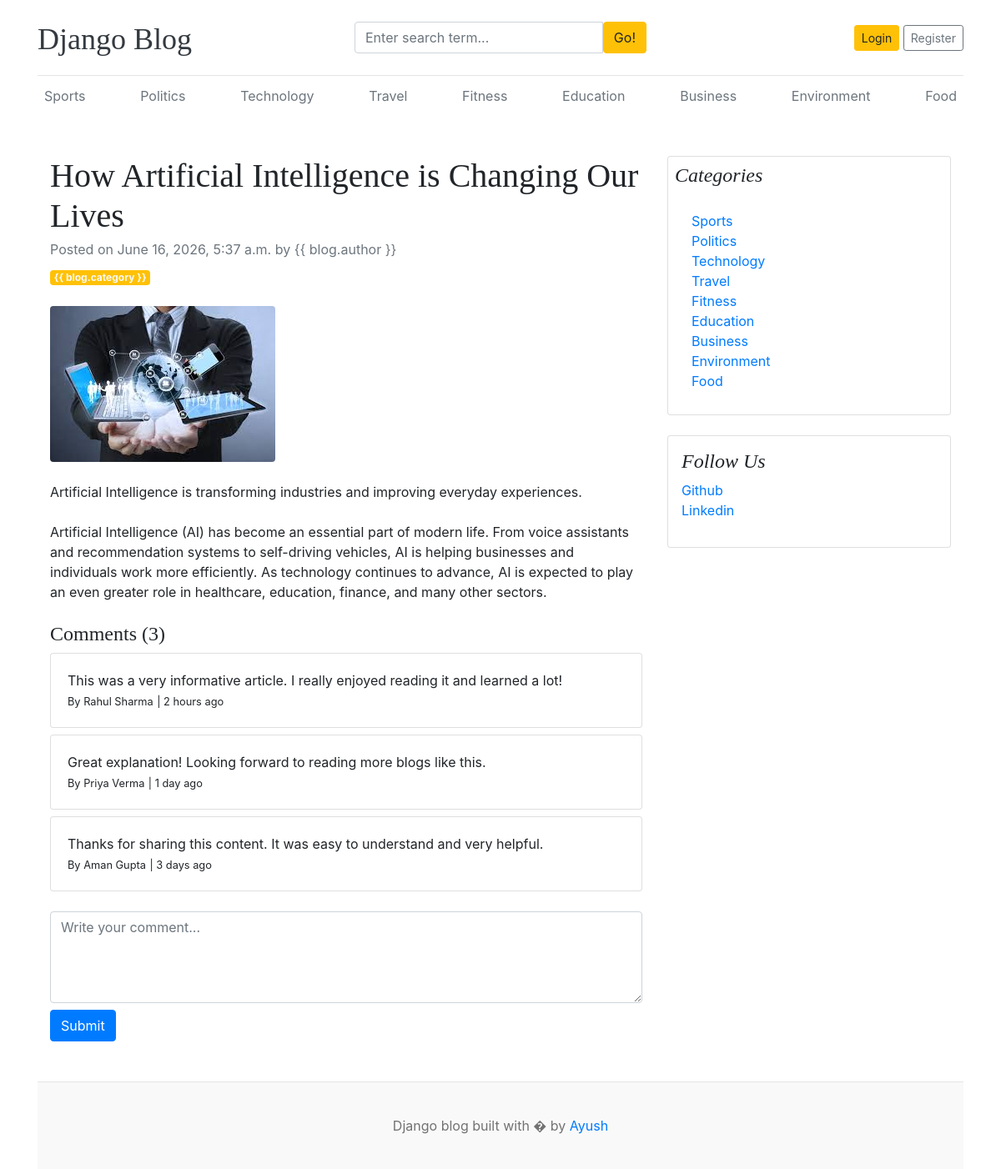
The page /blog/how-artificial-intelligence-is-changing-our-lives/ on the database its author committed.
### blogs/models.py (models this page shows, shortened)
class Category(models.Model):
    category_name = models.CharField(max_length=50,unique=True)
    created_at = models.DateTimeField(auto_now_add=True)
    updated_at = models.DateTimeField(auto_now=True)
    class Meta:
        verbose_name_plural = 'Categories'

class Blog(models.Model):
    title = models.CharField(max_length=100)
    slug = models.SlugField(max_length=150,unique=True,blank=True)
    category = models.ForeignKey(Category,on_delete=models.CASCADE)
    author = models.ForeignKey(User,on_delete=models.CASCADE)
    featured_image = models.ImageField(upload_to='uploads/%Y/%m/%d/')
    short_description = models.CharField(max_length=200)
    blog_body = models.TextField()
    status = models.CharField(choices=Status_Choices,default="draft")
    is_featured = models.BooleanField(default=False)
    created_at = models.DateTimeField(auto_now_add=True)
    updated_at = models.DateTimeField(auto_now=True)

### assignments/models.py (models this page shows, shortened)
class SocialLink(models.Model):
    platform = models.CharField(max_length=25)
    link = models.URLField(max_length=100)
    created_at = models.DateTimeField(auto_now_add=True)
    updated_at = models.DateTimeField(auto_now=True)

### blogs/views.py (the view)
# urls.py: path('<slug:slug>/',views.blog_detail,name='blog_detail'),
def blog_detail(request,slug):
    blog=get_object_or_404(Blog,slug=slug,status='published')
    context={
        'blog':blog,
    }
    return render(request,'blog_detail.html',context)

### blogs/context_processors.py (called while the page is built)
def get_categories(request):
    categories = Category.objects.all()
    return dict(categories=categories)

def get_social_links(request):
    social_links = SocialLink.objects.all()
    return dict(social_links=social_links)

### templates/blog_detail.html
{% extends 'base.html' %}
{% block content %}
<div class="container mt-5">
      <div class="row">
            <div class="col-lg-8">
                  <article>
                        <header class="mb-4">
                              <h1 class="fw-bolder mb-1">{{ blog.title }}</h1>
                              <div class="text-muted fst-italic mb-2">Posted on {{ blog.created_at }} by {{
                                    blog.author }}</div>
                              <a class="badge bg-warning text-decoration-none text-light" href="#!">{{
                                    blog.category }}</a>
                        </header>
                        <figure class="mb-4"><img class="img-fluid rounded" src="{{ blog.featured_image.url }}"
                                    alt="..." /></figure>
                        <section class="mb-5">
                              <p class="fs-5 mb-4">{{ blog.short_description }}</p>
                              <p class="fs-5 mb-4">{{ blog.blog_body }}</p>
                              <h4>Comments (3)</h4>
                              <div class="card mt-2">
                                    <div class="card-body">
                                          <p class="card-text mb-0">
                                                This was a very informative article. I really enjoyed reading it and
                                                learned a lot!
                                          </p>
                                          <span>
                                                <small>By Rahul Sharma</small>
                                                <small>| 2 hours ago</small>
                                          </span>
                                    </div>
                              </div>
                              <div class="card mt-2">
                                    <div class="card-body">
                                          <p class="card-text mb-0">
                                                Great explanation! Looking forward to reading more blogs like this.
                                          </p>
                                          <span>
                                                <small>By Priya Verma</small>
                                                <small>| 1 day ago</small>
                                          </span>
                                    </div>
                              </div>
                              <div class="card mt-2">
                                    <div class="card-body">
                                          <p class="card-text mb-0">
                                                Thanks for sharing this content. It was easy to understand and very
                                                helpful.
                                          </p>
                                          <span>
                                                <small>By Aman Gupta</small>
                                                <small>| 3 days ago</small>
                                          </span>
                                    </div>
                              </div>
                              <br>
                              <div class="form-group">
                                    <form action="#" method="POST">
                                          <div class="form-group">
                                                <textarea name="comment" class="form-control"
                                                      placeholder="Write your comment..." rows="4"></textarea>
                                                <input type="submit" value="Submit" class="btn btn-primary mt-2">
                                          </div>
                                    </form>
                              </div>
                        </section>
                  </article>
            </div>
            <div class="col-lg-4">
                  <div class="card mb-4 p-2">
                        <h4 class="font-italic">Categories</h4>
                        <div class="card-body">
                              <div class="row">
                                    <div class="col-sm-6">
                                          <ul class="list-unstyled mb-0">
                                                {% for cat in categories %}
                                                <li><a href="{% url 'posts_by_category' cat.id %}">
                                                            {{cat.category_name}}</a></li>
                                                {% endfor %}
                                          </ul>
                                    </div>
                              </div>
                        </div>
                  </div>
                  <div class="card mb-4 p-3">
                        <h4 class="font-italic">Follow Us</h4>
                        <ol class="list-unstyled">
                              {% for link in social_links %}
                              <li><a href="{{link.link}}" target="_blank">{{link.platform}}</a></li>
                              {% endfor %}
                        </ol>
                  </div>
            </div>
      </div>
</div>
{% endblock %}

### templates/base.html (shortened to what this page needs)
{% load static %}
<!DOCTYPE html>
<html lang="en">
<head>
      <link href="https://getbootstrap.com/docs/4.0/dist/css/bootstrap.min.css" rel="stylesheet">
      <link href="{% static 'css/blog.css' %}" rel="stylesheet">
</head>
<body>
      <div class="container">
            <header class="blog-header py-3">
                  <div class="row flex-nowrap justify-content-between align-items-center">
                        <div class="col-4 pt-1">
                              <a class="blog-header-logo text-dark" href="/">Django Blog</a>
                        </div>
                        <div class="col-4">
                              <form action="{% url 'search' %}" method="GET">
                                    <div class="input-group">
                                          <input class="form-control" type="text" name="keyword" value="{{ keyword }}"
                                                placeholder="Enter search term..." aria-label="Enter search term..."
                                                aria-describedby="button-search" />
                                          <button type="submit" class="btn btn-warning" id="button-search"
                                                type="button">Go!</button>
                                    </div>
                              </form>
                        </div>
                        <div class="col-4 d-flex justify-content-end align-items-center">
                              {% if not user.is_authenticated %}
                              <a class="btn btn-sm btn-warning" href="{% url 'login' %}">Login</a> &nbsp;
                              <a class="btn btn-sm btn-outline-secondary" href="{% url 'register' %}">Register</a>
                              {% else %}
                              <span>You are {{ user.username }}</span> &nbsp;
                              <a class="btn btn-sm btn-outline-secondary" href="{% url 'logout' %}">Logout</a>
                              {% endif %}
                        </div>
                  </div>
            </header>
            <div class="nav-scroller py-1 mb-2">
                  <nav class="nav d-flex justify-content-between">
                        {% for category in categories %}
                        <a class="p-2 text-muted"
                              href="{% url 'posts_by_category' category.id %}">{{category.category_name}}</a>
                        {% endfor %}
                  </nav>
            </div>
            {% block content %}
            {% endblock %}
            <footer class="blog-footer">
                  <p>Django blog built with � by <a href="#">Ayush</a></p>
            </footer>
</body>
</html>

### blog_main/static/css/blog.css (style rules this page uses)
.blog-header { border-bottom: 1px solid #e5e5e5; }
.blog-header-logo { font-family: "Playfair Display", Georgia, "Times New Roman", serif; font-size: 2.25rem; }
h1, h2, h3, h4, h5, h6 { font-family: "Playfair Display", Georgia, "Times New Roman", serif; }
.blog-footer { padding: 2.5rem 0; color: #727272; text-align: center; background-color: #f9f9f9; border-top: .05rem solid #e5e5e5; }
.blog-footer p:last-child { margin-bottom: 0; }

### rows shown on the page
Category: category_name "Sports"
Category: category_name "Politics"
Category: category_name "Technology"
Category: category_name "Travel"
Category: category_name "Fitness"
Category: category_name "Education"
Category: category_name "Business"
Category: category_name "Environment"
Category: category_name "Food"
Blog: title "How Artificial Intelligence is Changing Our Lives", created_at "June 16, 2026, 5:37 a.m.", featured_image (picture), short_description "Artificial Intelligence is transforming industries and improving everyday experiences.", blog_body "Artificial Intelligence (AI) has become an essential part of modern life. From voice assistants and recommendation systems to self-driving vehicles, AI is helping businesses and individuals work more efficiently. As technology continues to advance, AI is expected to play an even greater role in healthcare, education, finance, and many other sectors."
SocialLink: platform "Github"
SocialLink: platform "Linkedin"
